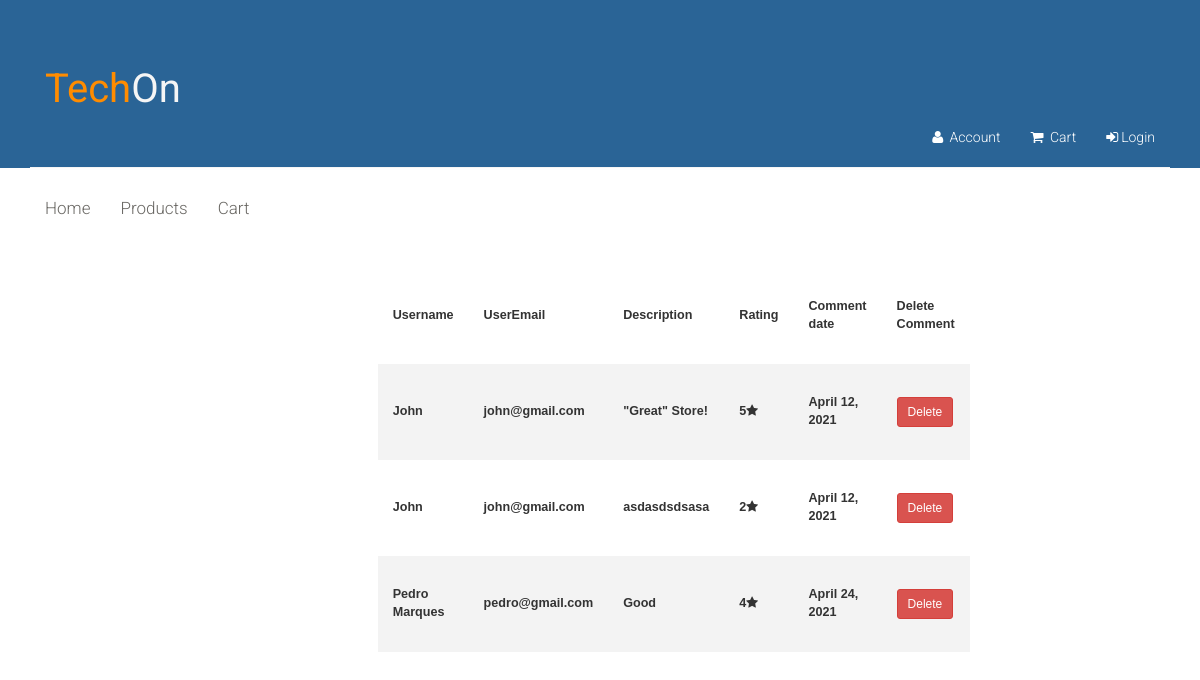
Page /commentsManagement/ on the earlier database version.
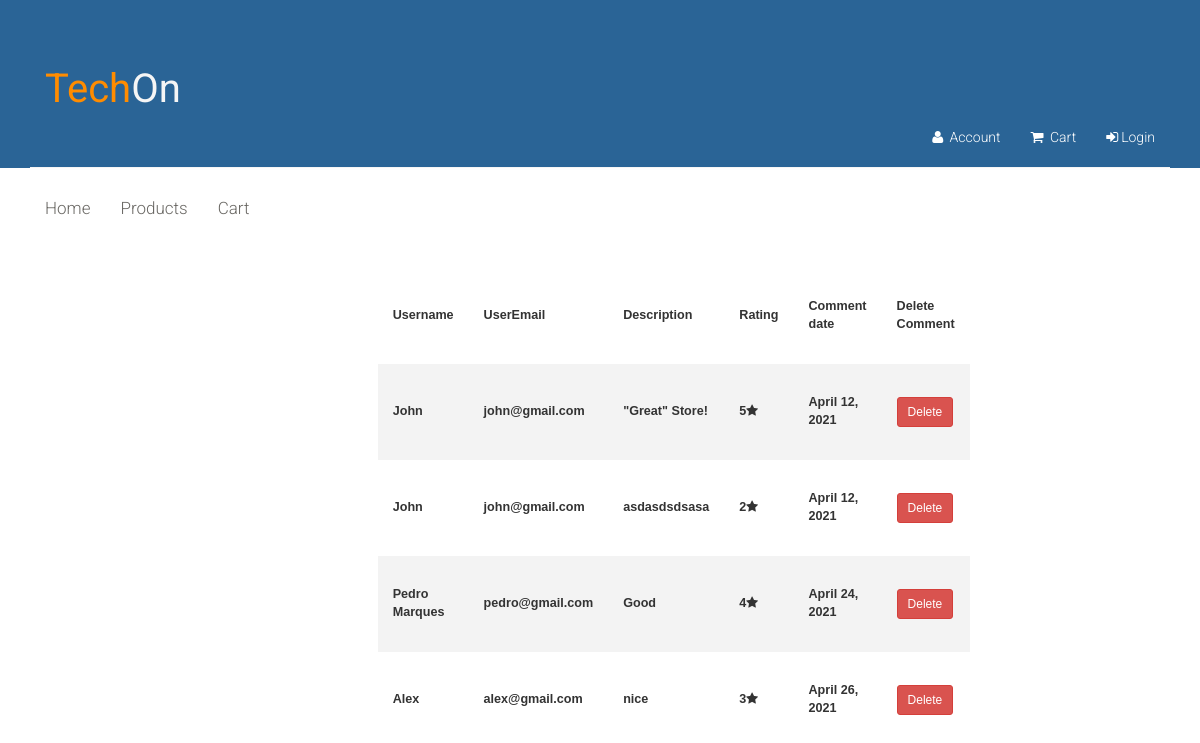
Same page on the later database version.
### app/models.py (models this page shows, shortened)
class Comment(models.Model):
    userName = models.CharField(max_length=80)
    userEmail = models.EmailField()
    description = models.CharField(max_length=400)
    rating = models.IntegerField()
    commentDate = models.DateField(default = datetime.now())
    product = models.ForeignKey(Product, default=None, blank = True, null = True, on_delete=models.CASCADE)

### app/views.py (the view)
# urls.py: path('commentsManagement/', views.commentsManagement, name='commentsManagement'),
def commentsManagement(request):
    comments = Comment.objects.all()
    form = {'comments': comments}
    return render(request, 'commentsManagement.html', form)

### app/templates/commentsManagement.html (shortened to what this page needs)
{% extends "layout.html" %}
{% block content %}
            <section >
                <div class="row">
                 <div class="col-sm-6 col-sm-offset-3">
                    <br><br>
                    <table class="styled-table">
                    <tr>
                        <th>Username</th>
                        <th>UserEmail</th>
                        <th>Description</th>
                        <th>Rating</th>
                        <th>Comment date</th>
                        <th>Delete Comment</th>
                    </tr>
                    {% for comment in comments %}
                        <tr>
                            <th>{{ comment.userName }}</th>
                            <th>{{ comment.userEmail }}</th>
                            <th>{{ comment.description }}</th>
                            <th>{{ comment.rating }}<i class="fa fa-star" aria-hidden="true" ></i></th>
                            <th>{{ comment.commentDate }}</th>
                            <th><a class="btn btn-sm btn-danger" href="{% url 'deleteComment' comment.id %}">Delete</a></th>
                        </tr>
                    {%  endfor %}
                    </table>
         </div>
    </div>
        </section>
{% endblock %}

Differences in the rows shown:
added Comment: userName "Alex", userEmail "alex@gmail.com", description "nice", rating "3", commentDate "April 26, 2021"
